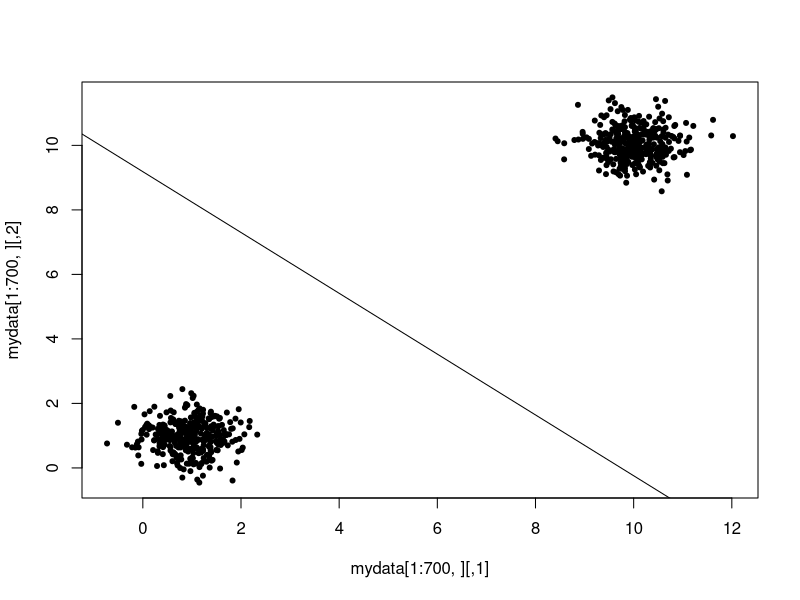

Recreate this plot in R.
sigm <- function(x,weights){
  # Sigmoid activation function
  Z <- x %*% weights
  return(1/(1+exp(-Z)))
}

logreg <- function(data,labels,eta,nIter){
  # This function performs binary classification by logistic regression
  # Data is a design matrix, i.e. N rows of the form (x1,...,xd)
  # Labels is a vector of class labels {0,1}
  # Eta is the learning rate
  # nIter is a specified number of iterations
  
  # Append bias
  bias <- rep(1,length(data[,1]))
  data <- cbind(bias,data)

  N <- length(bias) # Number of training samples
  d <- length(data[1,]) # Dimensionality of input

  weights <- rep(0.0001,d)
  
  # Learn the weights that achieve accurate training classification
  for(x in 1:nIter){
    for(n in 1:N){
      x <- data[n,]
      y <- sigm(x,weights)
      t <- labels[n]
      weights <- weights - eta * ((t-y) * (y * (1-y)) * x)

    }
  }
  weights
}

classify <- function(weights,newdata,newlabels){
  # Having learnt the weights, use these to
  # predict the test data
  bias <- rep(1, length(newdata[,1]))
  newdata <- cbind(bias,newdata)
  N <- length(newdata[,1])
  
  predicted <- rep(0,N)
    
  for(n in 1:N){
    x <- newdata[n,]
    y <- sigm(x,weights)
    if(y > 0.5){
      predicted[n] <- 0
    }
    else{
      predicted[n] <- 1
    }
  }
  predicted
}

giveLabeledData <- function(N,dimen){
  dat = matrix(nrow=N,ncol=dimen,data=0)
  labs = rep(0,N)
  for(i in 1:N){
    # Draw sample from one of two distributions
    samp = rbinom(1,1,0.5)
    if(samp == 1){
      dat[i,] <- rnorm(dimen,mean = 10, sd = 0.5)
      labs[i] <- 1
    }
    else{
      dat[i,] <- rnorm(dimen,mean=1,sd=0.5)
      labs[i] <- 0
    }
  }
  return(list(dat,labs))
}

dat <- giveLabeledData(1000,2)

mydata <- dat[[1]]
labels <- dat[[2]]

# Learn weights on training data
ab <- logreg(mydata[1:700,],labels[1:700],0.2,6)

# Plot decision boundary
plot(mydata[1:700,],pch=20)
abline(-ab[1]/ab[3],ab[2]/-ab[3])

# Classify the remaining test data
pred <- classify(ab,mydata[-(1:700),],labels[-(1:700)])

# Test error
1-mean(pred == labels[-(1:700)])